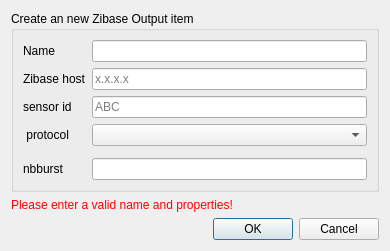
<?xml version="1.0" encoding="UTF-8"?>
<ui version="4.0">
 <class>DialogNewZibaseOutput</class>
 <widget class="QDialog" name="DialogNewZibaseOutput">
  <property name="geometry">
   <rect>
    <x>0</x>
    <y>0</y>
    <width>390</width>
    <height>231</height>
   </rect>
  </property>
  <property name="windowTitle">
   <string>Add Zibase</string>
  </property>
  <layout class="QVBoxLayout" name="verticalLayout">
   <item>
    <widget class="QGroupBox" name="groupBox">
     <property name="title">
      <string>Create an new Zibase Output item</string>
     </property>
     <layout class="QFormLayout" name="formLayout">
      <property name="fieldGrowthPolicy">
       <enum>QFormLayout::AllNonFixedFieldsGrow</enum>
      </property>
      <item row="0" column="0">
       <widget class="QLabel" name="label_3">
        <property name="text">
         <string>Name</string>
        </property>
       </widget>
      </item>
      <item row="0" column="1">
       <widget class="QLineEdit" name="edit_name"/>
      </item>
      <item row="1" column="0">
       <widget class="QLabel" name="label_2">
        <property name="text">
         <string>Zibase host</string>
        </property>
       </widget>
      </item>
      <item row="1" column="1">
       <widget class="QLineEdit" name="edit_host">
        <property name="placeholderText">
         <string>x.x.x.x</string>
        </property>
       </widget>
      </item>
      <item row="4" column="1">
       <spacer name="verticalSpacer">
        <property name="orientation">
         <enum>Qt::Vertical</enum>
        </property>
        <property name="sizeHint" stdset="0">
         <size>
          <width>20</width>
          <height>40</height>
         </size>
        </property>
       </spacer>
      </item>
      <item row="2" column="1">
       <widget class="QLineEdit" name="edit_id">
        <property name="placeholderText">
         <string>ABC</string>
        </property>
       </widget>
      </item>
      <item row="2" column="0">
       <widget class="QLabel" name="label_4">
        <property name="text">
         <string>sensor id</string>
        </property>
       </widget>
      </item>
      <item row="3" column="1">
       <widget class="QComboBox" name="comboBox"/>
      </item>
      <item row="3" column="0">
       <widget class="QLabel" name="label_5">
        <property name="text">
         <string> protocol</string>
        </property>
       </widget>
      </item>
      <item row="5" column="0">
       <widget class="QLabel" name="nbburstLabel">
        <property name="text">
         <string>nbburst</string>
        </property>
       </widget>
      </item>
      <item row="5" column="1">
       <widget class="QLineEdit" name="nbburstLineEdit"/>
      </item>
     </layout>
    </widget>
   </item>
   <item>
    <widget class="QLabel" name="label_error_empty">
     <property name="text">
      <string>&lt;html&gt;&lt;head/&gt;&lt;body&gt;&lt;p&gt;&lt;span style=&quot; color:#ff0000;&quot;&gt;Please enter a valid name and properties!&lt;/span&gt;&lt;/p&gt;&lt;/body&gt;&lt;/html&gt;</string>
     </property>
    </widget>
   </item>
   <item>
    <widget class="QDialogButtonBox" name="buttonBox">
     <property name="orientation">
      <enum>Qt::Horizontal</enum>
     </property>
     <property name="standardButtons">
      <set>QDialogButtonBox::Cancel|QDialogButtonBox::Ok</set>
     </property>
    </widget>
   </item>
  </layout>
  <zorder>label_error_empty</zorder>
  <zorder>groupBox</zorder>
  <zorder>buttonBox</zorder>
 </widget>
 <resources/>
 <connections>
  <connection>
   <sender>buttonBox</sender>
   <signal>rejected()</signal>
   <receiver>DialogNewZibaseOutput</receiver>
   <slot>reject()</slot>
   <hints>
    <hint type="sourcelabel">
     <x>194</x>
     <y>210</y>
    </hint>
    <hint type="destinationlabel">
     <x>194</x>
     <y>115</y>
    </hint>
   </hints>
  </connection>
 </connections>
</ui>
